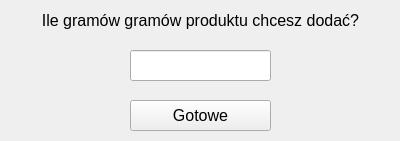
<?xml version="1.0" encoding="UTF-8"?>
<ui version="4.0">
 <class>Form</class>
 <widget class="QWidget" name="Form">
  <property name="geometry">
   <rect>
    <x>0</x>
    <y>0</y>
    <width>400</width>
    <height>141</height>
   </rect>
  </property>
  <property name="windowTitle">
   <string>Form</string>
  </property>
  <widget class="QLabel" name="header">
   <property name="geometry">
    <rect>
     <x>0</x>
     <y>10</y>
     <width>401</width>
     <height>20</height>
    </rect>
   </property>
   <property name="font">
    <font>
     <pointsize>12</pointsize>
    </font>
   </property>
   <property name="text">
    <string>Ile gramów gramów produktu chcesz dodać?</string>
   </property>
   <property name="alignment">
    <set>Qt::AlignCenter</set>
   </property>
  </widget>
  <widget class="QLineEdit" name="inputGrams">
   <property name="geometry">
    <rect>
     <x>130</x>
     <y>50</y>
     <width>141</width>
     <height>31</height>
    </rect>
   </property>
   <property name="font">
    <font>
     <pointsize>12</pointsize>
    </font>
   </property>
   <property name="text">
    <string/>
   </property>
  </widget>
  <widget class="QPushButton" name="buttonReady">
   <property name="geometry">
    <rect>
     <x>130</x>
     <y>100</y>
     <width>141</width>
     <height>31</height>
    </rect>
   </property>
   <property name="font">
    <font>
     <pointsize>12</pointsize>
    </font>
   </property>
   <property name="text">
    <string>Gotowe</string>
   </property>
  </widget>
 </widget>
 <resources/>
 <connections/>
</ui>
